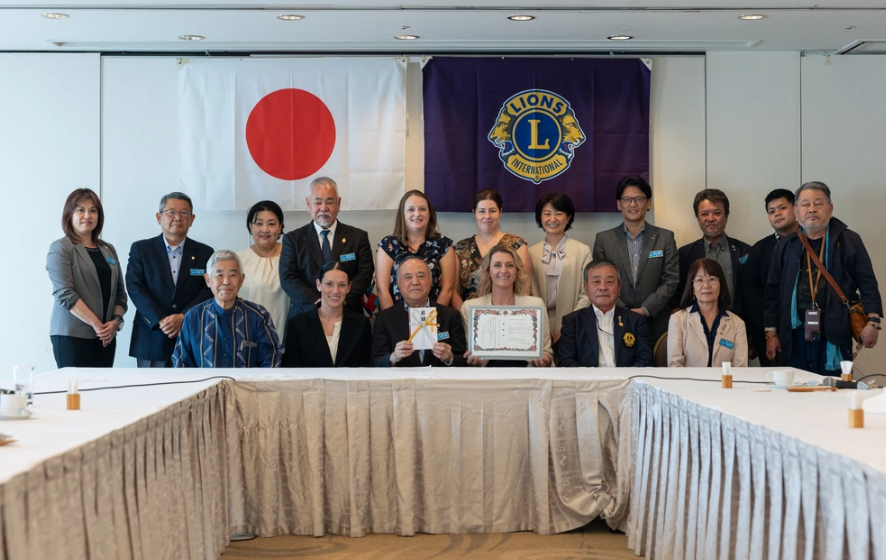
#> input picture outputs/us_presence_network_wave2_lions_recipient_lead_v1/artifacts/lions_okinawa_military_shop_child_cancer_image.png, 886 x 560 px
$ python reproduce_visual_crosswalk_v1.py
#> lines starting #> are read from the running program, lines starting #| are printed output that depends on the picture
from __future__ import annotations

from pathlib import Path

import numpy as np
from PIL import Image
from scipy.fftpack import dct


ROOT = Path(__file__).resolve().parent
LEFT = ROOT / "artifacts" / "lions_okinawa_military_shop_child_cancer_image.png"
RIGHT = ROOT / "artifacts" / "dvids_8251055_group_photo.jpg"


def phash64(path: Path) -> tuple[str, np.ndarray, tuple[int, int]]:
    with Image.open(path) as image:
#> image is the input picture: PIL image 886x560 RGBA; mean R, G, B, A 140.4, 135.2, 132.7, 255
        dimensions = image.size
#> dimensions = (886, 560)
        gray = image.convert("L").resize((32, 32), Image.Resampling.LANCZOS)
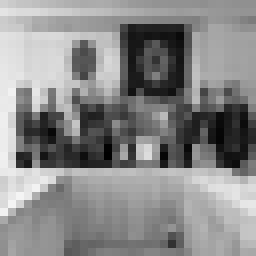
#> gray: PIL image 32x32 L (shown 8 times larger); min 0, max 244, mean 136.4
        pixels = np.asarray(gray, dtype=float)
    coefficients = dct(dct(pixels, axis=0, norm="ortho"), axis=1, norm="ortho")[:8, :8]
    flattened = coefficients.flatten()
#> flattened = 64 values, max 4363.9 at index 0, min -576.2 at index 32, mean 95.71
    median = np.median(flattened[1:])
#> median = 4.19
    bits = flattened > median
    value = 0
    for bit in bits:
        value = (value << 1) | int(bit)
#> this loop made 64 passes
#> (bit, value) on passes 3 to 14: (True, 7), (True, 15), (True, 31), (True, 63), (False, 126), (True, 253), (False, 506), (True, 1013), (True, 2027), (False, 4054), (False, 8108), (True, 16217)
#> value on passes 1 to 2: 1, 3
#> after the loop, value = 18258899776429019163
    return f"{value:016x}", bits, dimensions


left_hash, left_bits, left_dimensions = phash64(LEFT)
#> left_hash = 'fd64a49b5b82d01b'; left_dimensions = (886, 560)
right_hash, right_bits, right_dimensions = phash64(RIGHT)
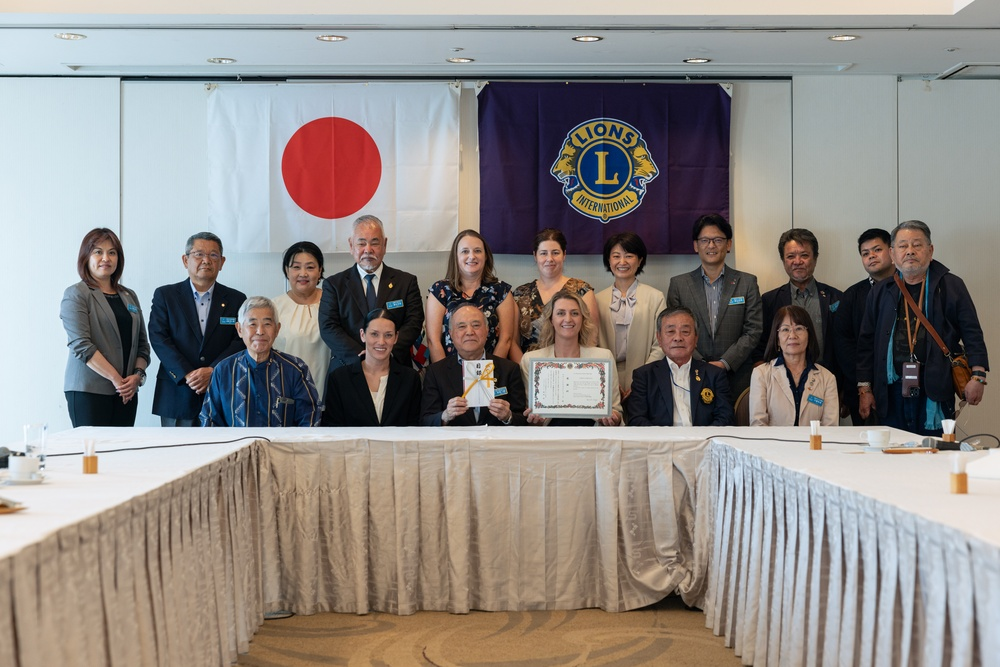
#> input picture outputs/us_presence_network_wave2_lions_recipient_lead_v1/artifacts/dvids_8251055_group_photo.jpg, 1000 x 667 px
#> in phash64, image is the input picture: PIL image 1000x667 RGB; mean R, G, B 143.8, 138.1, 134.4
#> in phash64 (call 2), `gray = image.convert("L").resize((32, 32), Image.Resampling.LANCZOS)`:
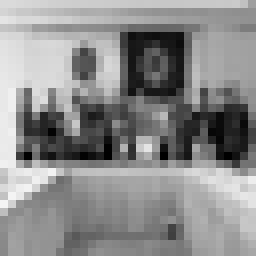
#> gray: PIL image 32x32 L (shown 8 times larger); min 0, max 244, mean 139.3
#> in phash64 (call 2), `flattened = coefficients.flatten()`: flattened = 64 values, max 4458.2 at index 0, min -489 at index 32, mean 99.09
#> in phash64 (call 2), `median = np.median(flattened[1:])`: median = -4.55
#> the loop in phash64 (call 2), `for bit in bits:` made 64 passes
#> (bit, value) on passes 3 to 14: (True, 7), (True, 15), (True, 31), (True, 63), (False, 126), (True, 253), (True, 507), (True, 1015), (True, 2031), (False, 4062), (False, 8124), (True, 16249)
#> after the loop in phash64 (call 2), `for bit in bits:`: value = 18294928573447967769
#> right_hash = 'fde4a49b5b829419'; right_dimensions = (1000, 667)
distance = int(np.count_nonzero(left_bits != right_bits))
#> distance = 4

print(f"left_dimensions={left_dimensions[0]}x{left_dimensions[1]}")
#| left_dimensions=886x560
print(f"right_dimensions={right_dimensions[0]}x{right_dimensions[1]}")
#| right_dimensions=1000x667
print(f"left_phash64={left_hash}")
#| left_phash64=fd64a49b5b82d01b
print(f"right_phash64={right_hash}")
#| right_phash64=fde4a49b5b829419
print(f"hamming_distance={distance}/64")
#| hamming_distance=4/64
